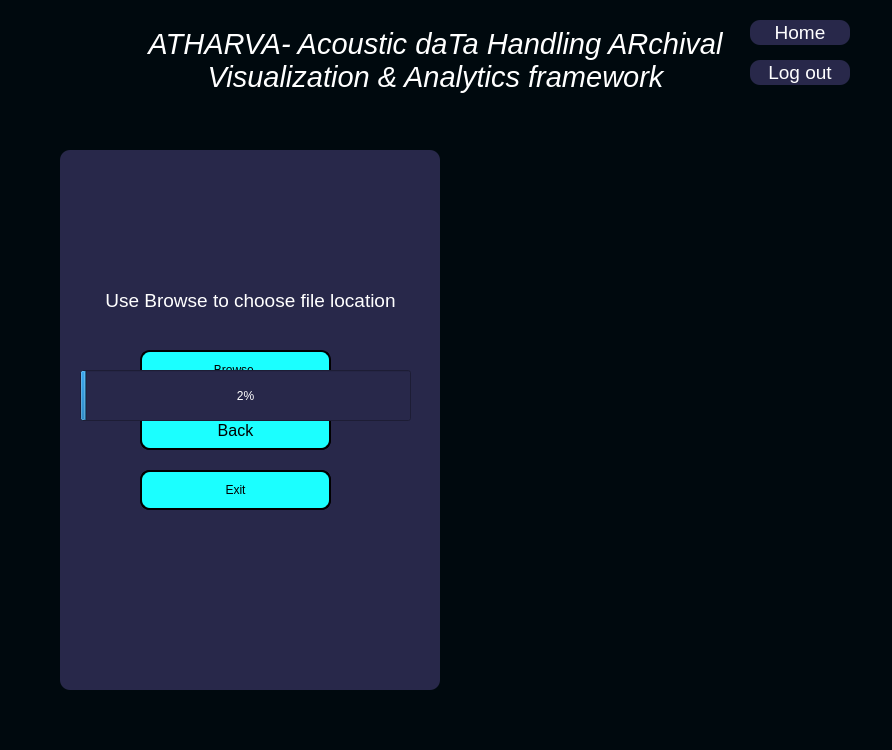
<?xml version="1.0" encoding="UTF-8"?>
<ui version="4.0">
 <class>Dialog</class>
 <widget class="QDialog" name="Dialog">
  <property name="geometry">
   <rect>
    <x>0</x>
    <y>0</y>
    <width>892</width>
    <height>750</height>
   </rect>
  </property>
  <property name="windowTitle">
   <string>Dialog</string>
  </property>
  <widget class="QWidget" name="widget" native="true">
   <property name="geometry">
    <rect>
     <x>0</x>
     <y>0</y>
     <width>892</width>
     <height>750</height>
    </rect>
   </property>
   <property name="styleSheet">
    <string notr="true">QWidget#widget{background-color: rgba(0,9,14,255);}
</string>
   </property>
   <widget class="QPushButton" name="logout">
    <property name="geometry">
     <rect>
      <x>750</x>
      <y>60</y>
      <width>100</width>
      <height>25</height>
     </rect>
    </property>
    <property name="font">
     <font>
      <pointsize>14</pointsize>
     </font>
    </property>
    <property name="styleSheet">
     <string notr="true">QPushButton#logout{color: rgb(255,255,255);
background-color: rgba(40,40,74,255);
border-color: rgba(0,9,14,255);
border-radius :10px;}
QPushButton#logout::hover{
color: rgb(0,0,0);
background-color: rgba(27,255,255,255);
font: 16pt &quot;Ubuntu&quot;;}
</string>
    </property>
    <property name="text">
     <string>Log out</string>
    </property>
   </widget>
   <widget class="QPushButton" name="home">
    <property name="geometry">
     <rect>
      <x>750</x>
      <y>20</y>
      <width>100</width>
      <height>25</height>
     </rect>
    </property>
    <property name="font">
     <font>
      <pointsize>14</pointsize>
     </font>
    </property>
    <property name="styleSheet">
     <string notr="true">QPushButton#home{color: rgb(255,255,255);
background-color: rgba(40,40,74,255);
border-color: rgba(0,9,14,255);
border-radius :10px;}
QPushButton#home::hover{
color: rgb(0,0,0);
background-color: rgba(27,255,255,255);
font: 16pt &quot;Ubuntu&quot;;}
</string>
    </property>
    <property name="text">
     <string>Home</string>
    </property>
   </widget>
   <widget class="QWidget" name="widget_2" native="true">
    <property name="geometry">
     <rect>
      <x>60</x>
      <y>150</y>
      <width>380</width>
      <height>540</height>
     </rect>
    </property>
    <property name="styleSheet">
     <string notr="true">QWidget#widget_2{
border-radius : 10px;
background-color: rgba(40,40,74,255);
}
</string>
    </property>
    <widget class="QPushButton" name="submit">
     <property name="geometry">
      <rect>
       <x>80</x>
       <y>260</y>
       <width>191</width>
       <height>40</height>
      </rect>
     </property>
     <property name="styleSheet">
      <string notr="true">QPushButton#submit{border: 2px solid black;
border-radius :10px;
color: rgb(0,0,0);
background-color: rgba(27,255,255,255);}
QPushButton#submit::hover{border: 1px solid black;
font: 12pt &quot;Ubuntu&quot;;}</string>
     </property>
     <property name="text">
      <string>Submit</string>
     </property>
    </widget>
    <widget class="QPushButton" name="browse">
     <property name="geometry">
      <rect>
       <x>80</x>
       <y>200</y>
       <width>191</width>
       <height>40</height>
      </rect>
     </property>
     <property name="styleSheet">
      <string notr="true">QPushButton#browse{border: 2px solid black;
border-radius :10px;
color: rgb(0,0,0);
background-color: rgba(27,255,255,255);}
QPushButton#browse::hover{border: 1px solid black;
font: 12pt &quot;Ubuntu&quot;;}</string>
     </property>
     <property name="text">
      <string>Browse </string>
     </property>
    </widget>
    <widget class="QLabel" name="message">
     <property name="geometry">
      <rect>
       <x>0</x>
       <y>110</y>
       <width>381</width>
       <height>81</height>
      </rect>
     </property>
     <property name="font">
      <font>
       <pointsize>14</pointsize>
      </font>
     </property>
     <property name="styleSheet">
      <string notr="true">color: rgb(255, 255, 255);</string>
     </property>
     <property name="text">
      <string>Use Browse to choose file location</string>
     </property>
     <property name="alignment">
      <set>Qt::AlignCenter</set>
     </property>
     <property name="wordWrap">
      <bool>true</bool>
     </property>
    </widget>
    <widget class="QPushButton" name="back">
     <property name="geometry">
      <rect>
       <x>80</x>
       <y>320</y>
       <width>191</width>
       <height>40</height>
      </rect>
     </property>
     <property name="styleSheet">
      <string notr="true">QPushButton#back{border: 2px solid black;
border-radius :10px;
color: rgb(0,0,0);
background-color: rgba(27,255,255,255);}
QPushButton#back::hover{border: 1px solid black;
font: 12pt &quot;Ubuntu&quot;;}</string>
     </property>
     <property name="text">
      <string>Back</string>
     </property>
    </widget>
    <widget class="QPushButton" name="complete">
     <property name="geometry">
      <rect>
       <x>80</x>
       <y>260</y>
       <width>191</width>
       <height>40</height>
      </rect>
     </property>
     <property name="font">
      <font>
       <pointsize>12</pointsize>
      </font>
     </property>
     <property name="styleSheet">
      <string notr="true">QPushButton#complete{border: 2px solid black;
border-radius :10px;
color: rgb(0,0,0);
background-color: rgba(27,255,255,255);}
QPushButton#complete::hover{border: 1px solid black;
font: 14pt &quot;Ubuntu&quot;;}</string>
     </property>
     <property name="text">
      <string>Back</string>
     </property>
    </widget>
    <widget class="QProgressBar" name="progress">
     <property name="geometry">
      <rect>
       <x>20</x>
       <y>220</y>
       <width>331</width>
       <height>51</height>
      </rect>
     </property>
     <property name="styleSheet">
      <string notr="true">background-color: rgba(40,40,74,255);
color : rgb(255,255,255);</string>
     </property>
     <property name="minimum">
      <number>0</number>
     </property>
     <property name="value">
      <number>2</number>
     </property>
    </widget>
    <widget class="QPushButton" name="exit">
     <property name="geometry">
      <rect>
       <x>80</x>
       <y>320</y>
       <width>191</width>
       <height>40</height>
      </rect>
     </property>
     <property name="styleSheet">
      <string notr="true">QPushButton#exit{border: 2px solid black;
border-radius :10px;
color: rgb(0,0,0);
background-color: rgba(27,255,255,255);}
QPushButton#exit::hover{border: 1px solid black;
font: 12pt &quot;Ubuntu&quot;;}</string>
     </property>
     <property name="text">
      <string>Exit</string>
     </property>
    </widget>
    <zorder>message</zorder>
    <zorder>submit</zorder>
    <zorder>browse</zorder>
    <zorder>back</zorder>
    <zorder>complete</zorder>
    <zorder>progress</zorder>
    <zorder>exit</zorder>
   </widget>
   <widget class="QLabel" name="label_4">
    <property name="geometry">
     <rect>
      <x>130</x>
      <y>10</y>
      <width>611</width>
      <height>100</height>
     </rect>
    </property>
    <property name="font">
     <font>
      <pointsize>22</pointsize>
      <weight>50</weight>
      <italic>true</italic>
      <bold>false</bold>
     </font>
    </property>
    <property name="styleSheet">
     <string notr="true">color: rgb(255, 255, 255) ;</string>
    </property>
    <property name="text">
     <string>ATHARVA- Acoustic daTa Handling ARchival Visualization &amp; Analytics framework</string>
    </property>
    <property name="alignment">
     <set>Qt::AlignCenter</set>
    </property>
    <property name="wordWrap">
     <bool>true</bool>
    </property>
   </widget>
   <widget class="QLabel" name="label_10">
    <property name="geometry">
     <rect>
      <x>20</x>
      <y>10</y>
      <width>111</width>
      <height>100</height>
     </rect>
    </property>
    <property name="sizePolicy">
     <sizepolicy hsizetype="Expanding" vsizetype="Expanding">
      <horstretch>0</horstretch>
      <verstretch>0</verstretch>
     </sizepolicy>
    </property>
    <property name="minimumSize">
     <size>
      <width>10</width>
      <height>10</height>
     </size>
    </property>
    <property name="text">
     <string/>
    </property>
    <property name="pixmap">
     <pixmap>drdo-npol.png</pixmap>
    </property>
    <property name="scaledContents">
     <bool>true</bool>
    </property>
   </widget>
   <zorder>widget_2</zorder>
   <zorder>logout</zorder>
   <zorder>home</zorder>
   <zorder>label_4</zorder>
   <zorder>label_10</zorder>
  </widget>
 </widget>
 <resources/>
 <connections/>
</ui>
